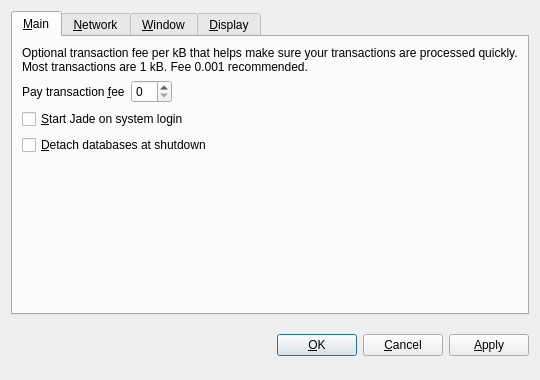
<?xml version="1.0" encoding="UTF-8"?>
<ui version="4.0">
 <class>OptionsDialog</class>
 <widget class="QDialog" name="OptionsDialog">
  <property name="geometry">
   <rect>
    <x>0</x>
    <y>0</y>
    <width>540</width>
    <height>380</height>
   </rect>
  </property>
  <property name="windowTitle">
   <string>Options</string>
  </property>
  <property name="modal">
   <bool>true</bool>
  </property>
  <layout class="QVBoxLayout" name="verticalLayout">
   <item>
    <widget class="QTabWidget" name="tabWidget">
     <property name="tabPosition">
      <enum>QTabWidget::North</enum>
     </property>
     <property name="currentIndex">
      <number>0</number>
     </property>
     <widget class="QWidget" name="tabMain">
      <attribute name="title">
       <string>&amp;Main</string>
      </attribute>
      <layout class="QVBoxLayout" name="verticalLayout_Main">
       <item>
        <widget class="QLabel" name="transactionFeeInfoLabel">
         <property name="text">
          <string>Optional transaction fee per kB that helps make sure your transactions are processed quickly. Most transactions are 1 kB. Fee 0.001 recommended.</string>
         </property>
         <property name="textFormat">
          <enum>Qt::PlainText</enum>
         </property>
         <property name="wordWrap">
          <bool>true</bool>
         </property>
        </widget>
       </item>
       <item>
        <layout class="QHBoxLayout" name="horizontalLayout_Main">
         <item>
          <widget class="QLabel" name="transactionFeeLabel">
           <property name="text">
            <string>Pay transaction &amp;fee</string>
           </property>
           <property name="textFormat">
            <enum>Qt::PlainText</enum>
           </property>
           <property name="buddy">
            <cstring>transactionFee</cstring>
           </property>
          </widget>
         </item>
         <item>
          <widget class="BitcoinAmountField" name="transactionFee"/>
         </item>
         <item>
          <spacer name="horizontalSpacer_Main">
           <property name="orientation">
            <enum>Qt::Horizontal</enum>
           </property>
           <property name="sizeHint" stdset="0">
            <size>
             <width>40</width>
             <height>20</height>
            </size>
           </property>
          </spacer>
         </item>
        </layout>
       </item>
       <item>
        <widget class="QCheckBox" name="bitcoinAtStartup">
         <property name="toolTip">
          <string>Automatically start Jade after logging in to the system.</string>
         </property>
         <property name="text">
          <string>&amp;Start Jade on system login</string>
         </property>
        </widget>
       </item>
       <item>
        <widget class="QCheckBox" name="detachDatabases">
         <property name="toolTip">
          <string>Detach block and address databases at shutdown. This means they can be moved to another data directory, but it slows down shutdown. The wallet is always detached.</string>
         </property>
         <property name="text">
          <string>&amp;Detach databases at shutdown</string>
         </property>
        </widget>
       </item>
       <item>
        <spacer name="verticalSpacer_Main">
         <property name="orientation">
          <enum>Qt::Vertical</enum>
         </property>
         <property name="sizeHint" stdset="0">
          <size>
           <width>20</width>
           <height>40</height>
          </size>
         </property>
        </spacer>
       </item>
      </layout>
     </widget>
     <widget class="QWidget" name="tabNetwork">
      <attribute name="title">
       <string>&amp;Network</string>
      </attribute>
      <layout class="QVBoxLayout" name="verticalLayout_Network">
       <item>
        <widget class="QCheckBox" name="mapPortUpnp">
         <property name="toolTip">
          <string>Automatically open the Jade client port on the router. This only works when your router supports UPnP and it is enabled.</string>
         </property>
         <property name="text">
          <string>Map port using &amp;UPnP</string>
         </property>
        </widget>
       </item>
       <item>
        <widget class="QCheckBox" name="connectSocks">
         <property name="toolTip">
          <string>Connect to the Jade network through a SOCKS proxy (e.g. when connecting through Tor).</string>
         </property>
         <property name="text">
          <string>&amp;Connect through SOCKS proxy:</string>
         </property>
        </widget>
       </item>
       <item>
        <layout class="QHBoxLayout" name="horizontalLayout_Network">
         <item>
          <widget class="QLabel" name="proxyIpLabel">
           <property name="text">
            <string>Proxy &amp;IP:</string>
           </property>
           <property name="textFormat">
            <enum>Qt::PlainText</enum>
           </property>
           <property name="buddy">
            <cstring>proxyIp</cstring>
           </property>
          </widget>
         </item>
         <item>
          <widget class="QValidatedLineEdit" name="proxyIp">
           <property name="maximumSize">
            <size>
             <width>140</width>
             <height>16777215</height>
            </size>
           </property>
           <property name="toolTip">
            <string>IP address of the proxy (e.g. 127.0.0.1)</string>
           </property>
          </widget>
         </item>
         <item>
          <widget class="QLabel" name="proxyPortLabel">
           <property name="text">
            <string>&amp;Port:</string>
           </property>
           <property name="textFormat">
            <enum>Qt::PlainText</enum>
           </property>
           <property name="buddy">
            <cstring>proxyPort</cstring>
           </property>
          </widget>
         </item>
         <item>
          <widget class="QLineEdit" name="proxyPort">
           <property name="maximumSize">
            <size>
             <width>55</width>
             <height>16777215</height>
            </size>
           </property>
           <property name="toolTip">
            <string>Port of the proxy (e.g. 9050)</string>
           </property>
          </widget>
         </item>
         <item>
          <widget class="QLabel" name="socksVersionLabel">
           <property name="text">
            <string>SOCKS &amp;Version:</string>
           </property>
           <property name="textFormat">
            <enum>Qt::PlainText</enum>
           </property>
           <property name="buddy">
            <cstring>socksVersion</cstring>
           </property>
          </widget>
         </item>
         <item>
          <widget class="QValueComboBox" name="socksVersion">
           <property name="toolTip">
            <string>SOCKS version of the proxy (e.g. 5)</string>
           </property>
          </widget>
         </item>
         <item>
          <spacer name="horizontalSpacer_Network">
           <property name="orientation">
            <enum>Qt::Horizontal</enum>
           </property>
           <property name="sizeHint" stdset="0">
            <size>
             <width>40</width>
             <height>20</height>
            </size>
           </property>
          </spacer>
         </item>
        </layout>
       </item>
       <item>
        <spacer name="verticalSpacer_Network">
         <property name="orientation">
          <enum>Qt::Vertical</enum>
         </property>
         <property name="sizeHint" stdset="0">
          <size>
           <width>20</width>
           <height>40</height>
          </size>
         </property>
        </spacer>
       </item>
      </layout>
     </widget>
     <widget class="QWidget" name="tabWindow">
      <attribute name="title">
       <string>&amp;Window</string>
      </attribute>
      <layout class="QVBoxLayout" name="verticalLayout_Window">
       <item>
        <widget class="QCheckBox" name="minimizeToTray">
         <property name="toolTip">
          <string>Show only a tray icon after minimizing the window.</string>
         </property>
         <property name="text">
          <string>&amp;Minimize to the tray instead of the taskbar</string>
         </property>
        </widget>
       </item>
       <item>
        <widget class="QCheckBox" name="minimizeOnClose">
         <property name="toolTip">
          <string>Minimize instead of exit the application when the window is closed. When this option is enabled, the application will be closed only after selecting Quit in the menu.</string>
         </property>
         <property name="text">
          <string>M&amp;inimize on close</string>
         </property>
        </widget>
       </item>
       <item>
        <spacer name="verticalSpacer_Window">
         <property name="orientation">
          <enum>Qt::Vertical</enum>
         </property>
         <property name="sizeHint" stdset="0">
          <size>
           <width>20</width>
           <height>40</height>
          </size>
         </property>
        </spacer>
       </item>
      </layout>
     </widget>
     <widget class="QWidget" name="tabDisplay">
      <attribute name="title">
       <string>&amp;Display</string>
      </attribute>
      <layout class="QVBoxLayout" name="verticalLayout_Display">
       <item>
        <layout class="QHBoxLayout" name="horizontalLayout_1_Display">
         <item>
          <widget class="QLabel" name="langLabel">
           <property name="text">
            <string>User Interface &amp;language:</string>
           </property>
           <property name="textFormat">
            <enum>Qt::PlainText</enum>
           </property>
           <property name="buddy">
            <cstring>lang</cstring>
           </property>
          </widget>
         </item>
         <item>
          <widget class="QValueComboBox" name="lang">
           <property name="toolTip">
            <string>The user interface language can be set here. This setting will take effect after restarting Jade.</string>
           </property>
          </widget>
         </item>
        </layout>
       </item>
       <item>
        <layout class="QHBoxLayout" name="horizontalLayout_2_Display">
         <item>
          <widget class="QLabel" name="unitLabel">
           <property name="text">
            <string>&amp;Unit to show amounts in:</string>
           </property>
           <property name="textFormat">
            <enum>Qt::PlainText</enum>
           </property>
           <property name="buddy">
            <cstring>unit</cstring>
           </property>
          </widget>
         </item>
         <item>
          <widget class="QValueComboBox" name="unit">
           <property name="toolTip">
            <string>Choose the default subdivision unit to show in the interface and when sending coins.</string>
           </property>
          </widget>
         </item>
        </layout>
       </item>
       <item>
        <widget class="QCheckBox" name="displayAddresses">
         <property name="toolTip">
          <string>Whether to show Jade addresses in the transaction list or not.</string>
         </property>
         <property name="text">
          <string>&amp;Display addresses in transaction list</string>
         </property>
        </widget>
       </item>
       <item>
        <widget class="QCheckBox" name="coinControlFeatures">
         <property name="toolTip">
          <string>Whether to show coin control features or not.</string>
         </property>
         <property name="text">
          <string>Display coin &amp;control features (experts only!)</string>
         </property>
        </widget>
       </item>
       <item>
        <spacer name="verticalSpacer_Display">
         <property name="orientation">
          <enum>Qt::Vertical</enum>
         </property>
         <property name="sizeHint" stdset="0">
          <size>
           <width>20</width>
           <height>40</height>
          </size>
         </property>
        </spacer>
       </item>
      </layout>
     </widget>
    </widget>
   </item>
   <item>
    <layout class="QHBoxLayout" name="horizontalLayout_Buttons">
     <item>
      <spacer name="horizontalSpacer_1">
       <property name="orientation">
        <enum>Qt::Horizontal</enum>
       </property>
       <property name="sizeHint" stdset="0">
        <size>
         <width>40</width>
         <height>48</height>
        </size>
       </property>
      </spacer>
     </item>
     <item>
      <widget class="QLabel" name="statusLabel">
       <property name="font">
        <font>
         <weight>75</weight>
         <bold>true</bold>
        </font>
       </property>
       <property name="text">
        <string/>
       </property>
       <property name="textFormat">
        <enum>Qt::PlainText</enum>
       </property>
       <property name="wordWrap">
        <bool>true</bool>
       </property>
      </widget>
     </item>
     <item>
      <spacer name="horizontalSpacer_2">
       <property name="orientation">
        <enum>Qt::Horizontal</enum>
       </property>
       <property name="sizeHint" stdset="0">
        <size>
         <width>40</width>
         <height>48</height>
        </size>
       </property>
      </spacer>
     </item>
     <item>
      <widget class="QPushButton" name="okButton">
       <property name="text">
        <string>&amp;OK</string>
       </property>
      </widget>
     </item>
     <item>
      <widget class="QPushButton" name="cancelButton">
       <property name="text">
        <string>&amp;Cancel</string>
       </property>
       <property name="autoDefault">
        <bool>false</bool>
       </property>
      </widget>
     </item>
     <item>
      <widget class="QPushButton" name="applyButton">
       <property name="text">
        <string>&amp;Apply</string>
       </property>
       <property name="autoDefault">
        <bool>false</bool>
       </property>
      </widget>
     </item>
    </layout>
   </item>
  </layout>
 </widget>
 <customwidgets>
  <customwidget>
   <class>BitcoinAmountField</class>
   <extends>QSpinBox</extends>
   <header>bitcoinamountfield.h</header>
  </customwidget>
  <customwidget>
   <class>QValueComboBox</class>
   <extends>QComboBox</extends>
   <header>qvaluecombobox.h</header>
  </customwidget>
  <customwidget>
   <class>QValidatedLineEdit</class>
   <extends>QLineEdit</extends>
   <header>qvalidatedlineedit.h</header>
  </customwidget>
 </customwidgets>
 <resources/>
 <connections/>
</ui>
